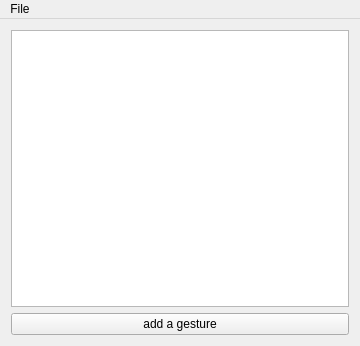
<?xml version="1.0" encoding="UTF-8"?>
<ui version="4.0">
 <class>GenMyoWindow</class>
 <widget class="QMainWindow" name="GenMyoWindow">
  <property name="geometry">
   <rect>
    <x>0</x>
    <y>0</y>
    <width>360</width>
    <height>346</height>
   </rect>
  </property>
  <property name="windowTitle">
   <string>GenMyoWindow</string>
  </property>
  <widget class="QWidget" name="mCentralWidget">
   <layout class="QVBoxLayout" name="verticalLayout">
    <item>
     <widget class="QListWidget" name="mLWGestures"/>
    </item>
    <item>
     <widget class="QPushButton" name="mPBAddGesture">
      <property name="text">
       <string>add a gesture</string>
      </property>
     </widget>
    </item>
   </layout>
  </widget>
  <widget class="QMenuBar" name="mMenuBar">
   <property name="geometry">
    <rect>
     <x>0</x>
     <y>0</y>
     <width>360</width>
     <height>22</height>
    </rect>
   </property>
   <widget class="QMenu" name="mMenuFile">
    <property name="title">
     <string>File</string>
    </property>
    <addaction name="mAOpen"/>
    <addaction name="separator"/>
    <addaction name="mASaveAs"/>
    <addaction name="mASave"/>
    <addaction name="separator"/>
    <addaction name="mAExportAs"/>
    <addaction name="mAExport"/>
    <addaction name="separator"/>
    <addaction name="mAExit"/>
   </widget>
   <addaction name="mMenuFile"/>
  </widget>
  <action name="mASave">
   <property name="text">
    <string>Save</string>
   </property>
  </action>
  <action name="mAExit">
   <property name="text">
    <string>Exit</string>
   </property>
  </action>
  <action name="mASaveAs">
   <property name="text">
    <string>Save As..</string>
   </property>
  </action>
  <action name="mAOpen">
   <property name="text">
    <string>Open</string>
   </property>
  </action>
  <action name="mAExport">
   <property name="text">
    <string>Export</string>
   </property>
  </action>
  <action name="mAExportAs">
   <property name="text">
    <string>Esport As..</string>
   </property>
  </action>
 </widget>
 <layoutdefault spacing="6" margin="11"/>
 <resources/>
 <connections>
  <connection>
   <sender>mPBAddGesture</sender>
   <signal>clicked()</signal>
   <receiver>GenMyoWindow</receiver>
   <slot>onAddGesture()</slot>
   <hints>
    <hint type="sourcelabel">
     <x>353</x>
     <y>307</y>
    </hint>
    <hint type="destinationlabel">
     <x>359</x>
     <y>345</y>
    </hint>
   </hints>
  </connection>
  <connection>
   <sender>mAExit</sender>
   <signal>triggered()</signal>
   <receiver>GenMyoWindow</receiver>
   <slot>close()</slot>
   <hints>
    <hint type="sourcelabel">
     <x>-1</x>
     <y>-1</y>
    </hint>
    <hint type="destinationlabel">
     <x>179</x>
     <y>172</y>
    </hint>
   </hints>
  </connection>
  <connection>
   <sender>mASaveAs</sender>
   <signal>triggered()</signal>
   <receiver>GenMyoWindow</receiver>
   <slot>onSaveAs()</slot>
   <hints>
    <hint type="sourcelabel">
     <x>-1</x>
     <y>-1</y>
    </hint>
    <hint type="destinationlabel">
     <x>179</x>
     <y>172</y>
    </hint>
   </hints>
  </connection>
  <connection>
   <sender>mASave</sender>
   <signal>triggered()</signal>
   <receiver>GenMyoWindow</receiver>
   <slot>onSave()</slot>
   <hints>
    <hint type="sourcelabel">
     <x>-1</x>
     <y>-1</y>
    </hint>
    <hint type="destinationlabel">
     <x>179</x>
     <y>172</y>
    </hint>
   </hints>
  </connection>
  <connection>
   <sender>mAExport</sender>
   <signal>triggered()</signal>
   <receiver>GenMyoWindow</receiver>
   <slot>onExport()</slot>
   <hints>
    <hint type="sourcelabel">
     <x>-1</x>
     <y>-1</y>
    </hint>
    <hint type="destinationlabel">
     <x>179</x>
     <y>172</y>
    </hint>
   </hints>
  </connection>
  <connection>
   <sender>mAExportAs</sender>
   <signal>triggered()</signal>
   <receiver>GenMyoWindow</receiver>
   <slot>onExportAs()</slot>
   <hints>
    <hint type="sourcelabel">
     <x>-1</x>
     <y>-1</y>
    </hint>
    <hint type="destinationlabel">
     <x>179</x>
     <y>172</y>
    </hint>
   </hints>
  </connection>
  <connection>
   <sender>mAOpen</sender>
   <signal>triggered()</signal>
   <receiver>GenMyoWindow</receiver>
   <slot>onOpen()</slot>
   <hints>
    <hint type="sourcelabel">
     <x>-1</x>
     <y>-1</y>
    </hint>
    <hint type="destinationlabel">
     <x>179</x>
     <y>172</y>
    </hint>
   </hints>
  </connection>
 </connections>
 <slots>
  <slot>onAddGesture()</slot>
  <slot>onSave()</slot>
  <slot>onSaveAs()</slot>
  <slot>onBuildModel()</slot>
  <slot>onExport()</slot>
  <slot>onExportAs()</slot>
  <slot>onOpen()</slot>
 </slots>
</ui>
